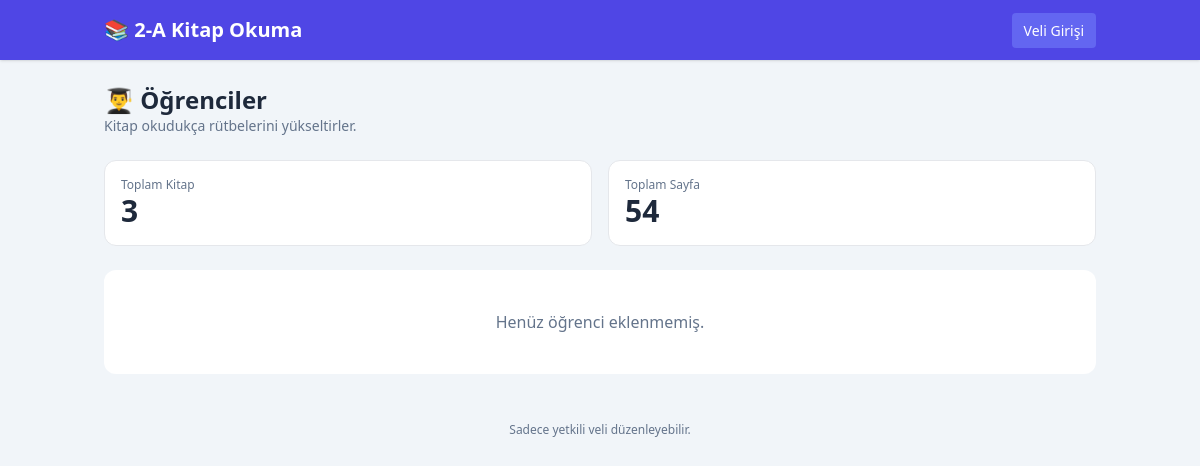
Before: / with the older database file.
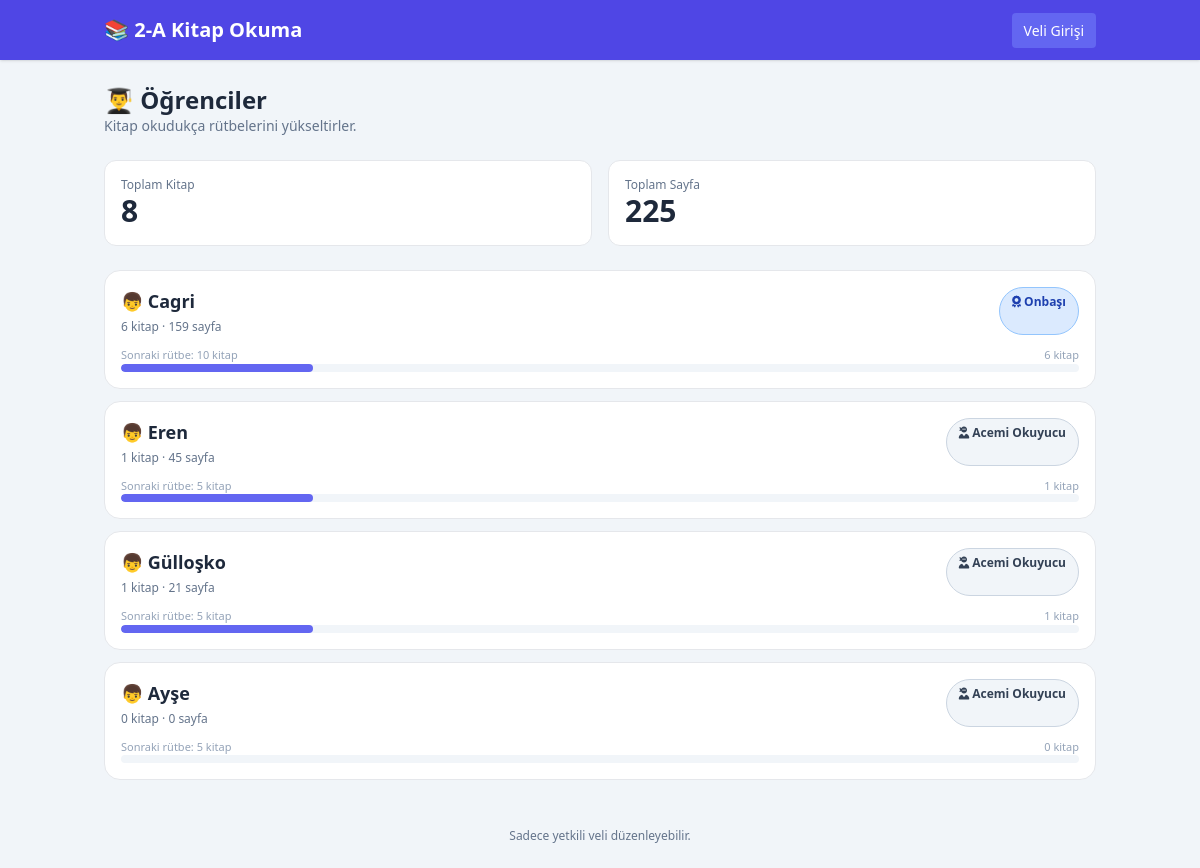
After: the same page with the newer database file.
### tables this page shows
CREATE TABLE students (
        id INTEGER PRIMARY KEY AUTOINCREMENT,
        name TEXT NOT NULL UNIQUE,
        created_at TIMESTAMP DEFAULT CURRENT_TIMESTAMP
    );

### app.py (the view)
@app.route('/')
def index():
    conn = db()
    rows = conn.execute('''SELECT s.id, s.name, COUNT(b.id) book_count,
                           COALESCE(SUM(b.page_count),0) total_pages
                           FROM students s LEFT JOIN books b ON b.student_id=s.id
                           GROUP BY s.id ORDER BY book_count DESC, s.name COLLATE NOCASE''').fetchall()
    total_books = conn.execute('SELECT COUNT(*) c FROM books').fetchone()['c']
    total_pages = conn.execute('SELECT COALESCE(SUM(page_count),0) p FROM books').fetchone()['p']
    students=[]
    for r in rows:
        x=dict(r); x['rank']=get_rank(x['book_count']); students.append(x)
    conn.close()
    return render_template('index.html', students=students, total_class_books=total_books, total_class_pages=total_pages)

### app.py (called while the page is built)
def get_rank(count):
    current = RANKS[0]
    next_count = RANKS[1][0]
    for i, rank in enumerate(RANKS):
        if count >= rank[0]:
            current = rank
            next_count = RANKS[i + 1][0] if i + 1 < len(RANKS) else None
    previous = current[0]
    if next_count:
        progress = int(((count - previous) / (next_count - previous)) * 100)
    else:
        progress = 100
    return {'title': current[1], 'badge_style': current[2], 'icon': current[3],
            'next_count': next_count, 'progress': min(100, max(0, progress))}

def db():
    os.makedirs(os.path.dirname(DB_PATH), exist_ok=True)
    conn = sqlite3.connect(DB_PATH)
    conn.row_factory = sqlite3.Row
    return conn

### templates/index.html
{% extends 'base.html' %}{% block content %}<div class="mb-6"><h1 class="text-2xl font-bold">👨‍🎓 Öğrenciler</h1><p class="text-sm text-slate-500">Kitap okudukça rütbelerini yükseltirler.</p></div><div class="grid grid-cols-2 gap-4 mb-6"><div class="bg-white p-4 rounded-xl border"><div class="text-xs text-slate-500">Toplam Kitap</div><div class="text-3xl font-bold">{{total_class_books}}</div></div><div class="bg-white p-4 rounded-xl border"><div class="text-xs text-slate-500">Toplam Sayfa</div><div class="text-3xl font-bold">{{total_class_pages}}</div></div></div><div class="space-y-3">{% for s in students %}<a href="{{url_for('student_detail',student_id=s.id)}}" class="block bg-white p-4 rounded-2xl border hover:shadow-md transition"><div class="flex justify-between gap-3"><div><div class="font-bold text-lg">👦 {{s.name}}</div><div class="text-xs text-slate-500 mt-1">{{s.book_count}} kitap · {{s.total_pages}} sayfa</div></div><span class="px-3 py-1.5 rounded-full border text-xs font-bold whitespace-nowrap {{s.rank.badge_style}}"><i class="fa-solid {{s.rank.icon}}"></i> {{s.rank.title}}</span></div><div class="mt-3"><div class="flex justify-between text-[11px] text-slate-400"><span>{% if s.rank.next_count %}Sonraki rütbe: {{s.rank.next_count}} kitap{% else %}🏆 En yüksek rütbe{% endif %}</span><span>{{s.book_count}} kitap</span></div><div class="h-2 bg-slate-100 rounded-full overflow-hidden"><div class="h-2 bg-indigo-500 rounded-full" style="width:{{s.rank.progress}}%"></div></div></div></a>{% else %}<div class="bg-white p-10 rounded-xl text-center text-slate-500">Henüz öğrenci eklenmemiş.</div>{% endfor %}</div>{% endblock %}

### templates/base.html
<!doctype html><html lang="tr"><head><meta charset="utf-8"><meta name="viewport" content="width=device-width,initial-scale=1"><title>2-A Sınıfı Kitap Okuma Takibi</title><script src="https://cdn.tailwindcss.com"></script><link rel="stylesheet" href="https://cdnjs.cloudflare.com/ajax/libs/font-awesome/6.6.0/css/all.min.css"></head><body class="bg-slate-100 text-slate-800 min-h-screen"><header class="bg-indigo-600 text-white shadow"><div class="max-w-5xl mx-auto px-4 py-4 flex justify-between items-center"><a href="/" class="font-bold text-xl">📚 2-A Kitap Okuma</a><div>{% if session.get('is_admin') %}<a href="{{url_for('admin')}}" class="bg-indigo-700 px-3 py-2 rounded mr-2 text-sm">Yönetim</a><a href="{{url_for('logout')}}" class="bg-red-500 px-3 py-2 rounded text-sm">Çıkış</a>{% else %}<a href="{{url_for('login')}}" class="bg-indigo-500 px-3 py-2 rounded text-sm">Veli Girişi</a>{% endif %}</div></div></header><main class="max-w-5xl mx-auto px-4 py-6">{% with messages=get_flashed_messages(with_categories=true) %}{% for c,m in messages %}<div class="mb-4 p-3 rounded bg-white border">{{m}}</div>{% endfor %}{% endwith %}{% block content %}{% endblock %}</main><footer class="text-center text-xs text-slate-500 py-6">Sadece yetkili veli düzenleyebilir.</footer></body></html>

Changed rows visible on the page:
added students: name "Cagri", book_count "6", total_pages "159", rank "Onbaşı", rank.next_count "10", {{ s.rank.progress }} 20 (drawn)
added students: name "Eren", book_count "1", total_pages "45", rank "Acemi Okuyucu", rank.next_count "5", {{ s.rank.progress }} 20 (drawn)
added students: name "Gülloşko", book_count "1", total_pages "21", rank "Acemi Okuyucu", rank.next_count "5", {{ s.rank.progress }} 20 (drawn)
added students: name "Ayşe", book_count "0", total_pages "0", rank "Acemi Okuyucu", rank.next_count "5"
Other visible differences:
{{ total_class_books }}: "3" → "8"
{{ total_class_pages }}: "54" → "225"
text no longer shown: "Henüz öğrenci eklenmemiş."
